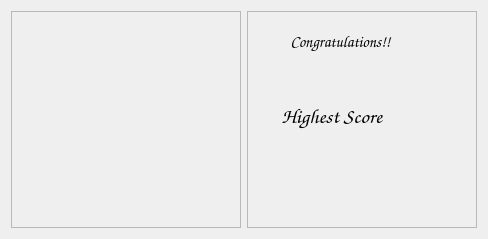
<?xml version="1.0" encoding="UTF-8"?>
<ui version="4.0">
 <class>Party</class>
 <widget class="QDialog" name="Party">
  <property name="geometry">
   <rect>
    <x>0</x>
    <y>0</y>
    <width>488</width>
    <height>239</height>
   </rect>
  </property>
  <property name="windowTitle">
   <string>Party!!!</string>
  </property>
  <property name="windowIcon">
   <iconset>
    <normaloff>pics/Logo.png</normaloff>pics/Logo.png</iconset>
  </property>
  <property name="windowOpacity">
   <double>0.800000000000000</double>
  </property>
  <layout class="QHBoxLayout" name="horizontalLayout">
   <item>
    <widget class="QFrame" name="frame">
     <property name="frameShape">
      <enum>QFrame::StyledPanel</enum>
     </property>
     <property name="frameShadow">
      <enum>QFrame::Raised</enum>
     </property>
     <widget class="QLabel" name="Tropy">
      <property name="geometry">
       <rect>
        <x>20</x>
        <y>20</y>
        <width>201</width>
        <height>181</height>
       </rect>
      </property>
      <property name="text">
       <string/>
      </property>
      <property name="pixmap">
       <pixmap>pics/Won.png</pixmap>
      </property>
      <property name="scaledContents">
       <bool>true</bool>
      </property>
     </widget>
    </widget>
   </item>
   <item>
    <widget class="QFrame" name="frame_2">
     <property name="frameShape">
      <enum>QFrame::StyledPanel</enum>
     </property>
     <property name="frameShadow">
      <enum>QFrame::Raised</enum>
     </property>
     <widget class="QLabel" name="label">
      <property name="geometry">
       <rect>
        <x>30</x>
        <y>60</y>
        <width>171</width>
        <height>91</height>
       </rect>
      </property>
      <property name="font">
       <font>
        <family>Comic Sans MS</family>
        <pointsize>16</pointsize>
        <weight>75</weight>
        <bold>true</bold>
       </font>
      </property>
      <property name="text">
       <string> Highest Score</string>
      </property>
     </widget>
     <widget class="QLabel" name="label_2">
      <property name="geometry">
       <rect>
        <x>40</x>
        <y>10</y>
        <width>131</width>
        <height>41</height>
       </rect>
      </property>
      <property name="font">
       <font>
        <family>Comic Sans MS</family>
        <pointsize>12</pointsize>
        <weight>75</weight>
        <bold>true</bold>
       </font>
      </property>
      <property name="text">
       <string> Congratulations!!</string>
      </property>
     </widget>
    </widget>
   </item>
  </layout>
 </widget>
 <resources/>
 <connections/>
</ui>
